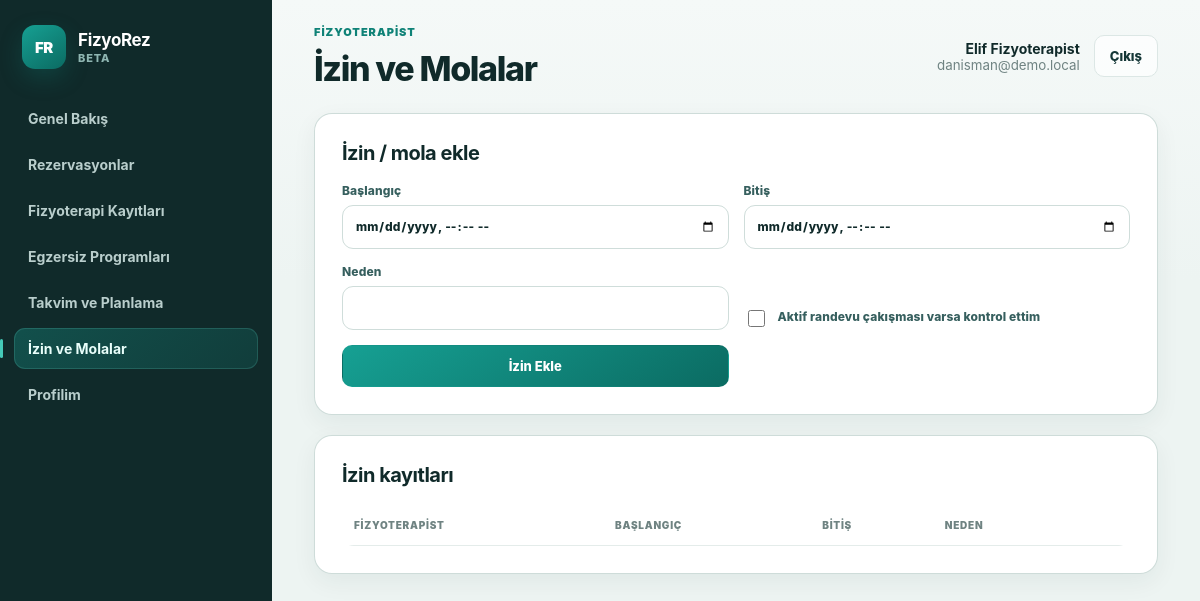
The page /admin/time-off (signed in) on the database its author committed.
### tables this page shows
CREATE TABLE IF NOT EXISTS users (
    id INT UNSIGNED AUTO_INCREMENT PRIMARY KEY,
    role ENUM('super_admin', 'admin', 'consultant', 'staff', 'customer') NOT NULL,
    name VARCHAR(160) NOT NULL,
    email VARCHAR(190) NOT NULL UNIQUE,
    phone VARCHAR(40) NULL,
    password_hash VARCHAR(255) NOT NULL,
    status ENUM('pending', 'active', 'suspended', 'passive') NOT NULL DEFAULT 'active',
    email_verified_at DATETIME NULL,
    privacy_consent_at DATETIME NULL,
    last_login_at DATETIME NULL,
    created_at DATETIME NOT NULL DEFAULT CURRENT_TIMESTAMP,
    updated_at DATETIME NULL ON UPDATE CURRENT_TIMESTAMP,
    INDEX idx_users_role (role),
    INDEX idx_users_status (status)
);

### admin/index.php (called while the page is built, shortened)
<?php
require dirname(__DIR__) . '/app/web.php';

### app/core.php (called while the page is built, shortened)
<?php
function config(string $key, mixed $default = null): mixed
{
    $value = $GLOBALS['config'] ?? [];
    foreach (explode('.', $key) as $segment) {
        $value = $value[$segment];
    }
    return $value;
}
function e(mixed $value): string
{
    return htmlspecialchars((string) $value, ENT_QUOTES, 'UTF-8');
}
function normalize_app_path(string $path): string
{
    $path = '/' . trim($path, '/');
    return $path === '//' ? '/' : $path;
}
function app_base_path(): string
{
    static $basePath = null;
    if ($basePath !== null) {
        return $basePath;
    }
    $scriptName = str_replace('\\', '/', (string) ($_SERVER['SCRIPT_NAME'] ?? ''));
    if (str_ends_with($scriptName, '/api/v1/index.php')) {
        $scriptDir = dirname(dirname(dirname($scriptName)));
    } elseif (str_ends_with($scriptName, '/admin/index.php')) {
        $scriptDir = dirname(dirname($scriptName));
    } elseif (str_ends_with($scriptName, '/index.php')) {
        $scriptDir = dirname($scriptName);
    } else {
        $scriptDir = '';
    }
    $scriptDir = trim(str_replace('\\', '/', $scriptDir), '/');
    return $basePath = $scriptDir === '' ? '' : '/' . $scriptDir;
}
function url_for(string $path = ''): string
{
    $base = app_base_path();
    $path = normalize_app_path($path);
    return $path === '/' ? ($base === '' ? '/' : $base . '/') : $base . $path;
}
function asset_url(string $path): string
{
    return url_for('/' . ltrim($path, '/'));
}
final class DB
{
    private static ?PDO $pdo = null;
    public static function pdo(): PDO
    {
        if (self::$pdo instanceof PDO) {
            return self::$pdo;
        }
        $db = config('db');
        $dsn = sprintf(
            'mysql:host=%s;dbname=%s;charset=%s',
            $db['host'] ?? 'localhost',
            $db['name'] ?? '',
            $db['charset'] ?? 'utf8mb4'
        );
        try {
            self::$pdo = new PDO($dsn, (string) ($db['user'] ?? ''), (string) ($db['pass'] ?? ''), [
                PDO::ATTR_ERRMODE => PDO::ERRMODE_EXCEPTION,
                PDO::ATTR_DEFAULT_FETCH_MODE => PDO::FETCH_ASSOC,
                PDO::ATTR_EMULATE_PREPARES => false,
            ]);
        } catch (PDOException $e) {
            throw new RuntimeException(friendly_error_message($e), 0, $e);
        }
        return self::$pdo;
    }
    public static function fetch(string $sql, array $params = []): ?array
    {
        $stmt = self::pdo()->prepare($sql);
        $stmt->execute($params);
        $row = $stmt->fetch();
        return $row ?: null;
    }
    public static function fetchAll(string $sql, array $params = []): array
    {
        $stmt = self::pdo()->prepare($sql);
        $stmt->execute($params);
        return $stmt->fetchAll();
    }
}
final class Auth
{
    public static function currentUser(): ?array
    {
        $user = DB::fetch('SELECT * FROM users WHERE id = ? AND status = "active"', [(int) $_SESSION['user_id']]);
        return $user ? self::sanitizeUser($user) : null;
    }
    public static function requireWeb(array $roles = []): array
    {
        $user = self::currentUser();
        return $user;
    }
    public static function sanitizeUser(array $user): array
    {
        unset($user['password_hash'], $user['token_hash']);
        return $user;
    }
}

### app/authorization.php (called while the page is built, shortened)
<?php
final class Authorization
{
    private static array $cache = [];
    public static function can(array $user, string $permission): bool
    {
        $role = (string) ($user['role'] ?? '');
        if (!array_key_exists($role, self::$cache)) {
            $rows = DB::fetchAll(
                'SELECT p.slug FROM permissions p
                 INNER JOIN role_permissions rp ON rp.permission_id = p.id
                 INNER JOIN roles r ON r.id = rp.role_id
                 WHERE r.slug = ?',
                [$role]
            );
            self::$cache[$role] = array_fill_keys(array_column($rows, 'slug'), true);
        }
        return isset(self::$cache[$role][$permission]);
    }
}
function can(array $user, string $permission): bool
{
    return Authorization::can($user, $permission);
}

### app/web.php (the view, shortened to what this page needs)
<?php
$path = current_path();
$flash = $_SESSION['flash'] ?? null;
try {
    $user = Auth::requireWeb();
    render_page($user, $path, $flash);
} catch (Throwable $e) {
    http_response_code(500);
    render_error($e);
}
function role_home(string $role): string
{
    return $role === 'customer' ? '/customer' : '/admin';
}
    ?>
    <?php
function render_page(array $user, string $path, ?array $flash): void
{
    $title = page_title($path);
    ?>
    <!doctype html><html lang="tr"><head><meta charset="utf-8"><meta name="viewport" content="width=device-width, initial-scale=1">
    <title><?= e($title) ?> · <?= e(config('app.name')) ?></title><link rel="stylesheet" href="<?= e(asset_url('assets/css/app.css')) ?>"></head><body>
    <div class="app-shell"><aside class="sidebar" id="sidebar"><a href="<?= e(url_for(role_home((string) $user['role']))) ?>" class="brand"><span class="brand-mark">FR</span><span><strong><?= e(config('app.name')) ?></strong><small>Beta</small></span></a><nav class="nav"><?= nav_links($user, $path) ?></nav></aside>
    <div class="main-shell"><header class="topbar"><button type="button" class="menu-button" data-menu aria-label="Menüyü aç">☰</button><div><p class="eyebrow"><?= e(role_label((string) $user['role'])) ?></p><h1><?= e($title) ?></h1></div><div class="user-box"><span><strong><?= e($user['name']) ?></strong><small><?= e($user['email']) ?></small></span><form method="post" action="<?= e(url_for('/logout')) ?>"><?= csrf_field() ?><button class="btn btn-ghost">Çıkış</button></form></div></header>
    <?php render_flash($flash); ?><main class="content"><?php render_route($user, $path); ?></main></div></div>
    <script src="<?= e(asset_url('assets/js/app.js')) ?>"></script></body></html>
    <?php
}
function page_title(string $path): string
{
    return [
        '/admin' => 'Genel Bakış', '/admin/users' => 'Personel Yönetimi', '/admin/customers' => 'Danışanlar', '/admin/roles' => 'Rol ve Yetkiler',
        '/admin/services' => 'Hizmetler', '/admin/packages' => 'Paket ve Haklar', '/admin/reservations' => 'Rezervasyonlar',
        '/admin/availability' => 'Takvim ve Planlama', '/admin/time-off' => 'İzin ve Molalar', '/admin/payments' => 'Ödemeler',
        '/admin/reports' => 'Raporlar', '/admin/settings' => 'Sistem Ayarları', '/admin/profile' => 'Profilim',
        '/admin/clinical' => 'Fizyoterapi Kayıtları', '/admin/exercises' => 'Egzersiz Programları',
        '/admin/audit' => 'İşlem Kayıtları',
        '/customer' => 'Ana Sayfa', '/customer/book' => 'Randevu Al', '/customer/reservations' => 'Randevularım',
        '/customer/packages' => 'Paketlerim', '/customer/payments' => 'Ödemelerim', '/customer/profile' => 'Profilim',
        '/customer/programs' => 'Egzersiz Programım',
    ][$path] ?? 'FizyoRez';
}
function role_label(string $role): string
{
    return ['super_admin' => 'Süper Yönetici', 'admin' => 'Yönetici', 'staff' => 'Resepsiyon / Personel', 'consultant' => 'Fizyoterapist', 'customer' => 'Danışan Portalı'][$role] ?? $role;
}
function nav_links(array $user, string $path): string
{
    if ($user['role'] === 'customer') {
        $links = ['/customer' => 'Ana Sayfa', '/customer/book' => 'Randevu Al', '/customer/reservations' => 'Randevularım', '/customer/packages' => 'Paketlerim', '/customer/programs' => 'Egzersiz Programım', '/customer/payments' => 'Ödemelerim', '/customer/profile' => 'Profilim'];
    } else {
        $links = ['/admin' => 'Genel Bakış'];
        if (can($user, 'reservations.view_all') || can($user, 'reservations.manage_own')) $links['/admin/reservations'] = 'Rezervasyonlar';
        if (can($user, 'clinical.view_all')) $links['/admin/clinical'] = 'Fizyoterapi Kayıtları';
        if (can($user, 'exercises.manage')) $links['/admin/exercises'] = 'Egzersiz Programları';
        if (can($user, 'schedules.manage_own') || can($user, 'schedules.view_all')) $links['/admin/availability'] = 'Takvim ve Planlama';
        if (can($user, 'time_off.manage_own') || can($user, 'time_off.manage_all')) $links['/admin/time-off'] = 'İzin ve Molalar';
        $links['/admin/profile'] = 'Profilim';
    }
    $html = '';
    foreach ($links as $href => $label) {
        $html .= '<a class="' . ($path === $href ? 'active' : '') . '" href="' . e(url_for($href)) . '">' . e($label) . '</a>';
    }
    return $html;
}
function render_route(array $user, string $path): void
{
    switch ($path) {
        case '/admin/time-off': render_time_off($user); break;
    }
}
        ?>
    <?php
function render_time_off(array $user): void
{
    $items = ScheduleService::timeOff($user); $manageAll = can($user, 'time_off.manage_all'); ?>
    <section class="panel"><h2>İzin / mola ekle</h2><form method="post" class="form-grid"><label>Başlangıç<input type="datetime-local" name="start_at" required></label><label>Bitiş<input type="datetime-local" name="end_at" required></label><label>Neden<input name="reason"></label><label class="check-label"><input type="checkbox" name="confirm_conflicts" value="1"><span>Aktif randevu çakışması varsa kontrol ettim</span></label><button class="btn btn-primary">İzin Ekle</button></form></section>
    <section class="panel"><h2>İzin kayıtları</h2><div class="table-wrap"><table><thead><tr><th>Fizyoterapist</th><th>Başlangıç</th><th>Bitiş</th><th>Neden</th><th></th></tr></thead></table></div></section><?php
}
        $walletTransactions = WalletService::transactions($user); ?>

### rows shown on the page
users: role "FIZYOTERAPIST", name "Elif Fizyoterapist", email "danisman@demo.local"

### other values the page prints
config('app.name') "FizyoRez"
$label "Genel Bakış"
$label "Rezervasyonlar"
$label "Fizyoterapi Kayıtları"
$label "Egzersiz Programları"
$label "Takvim ve Planlama"
$label "İzin ve Molalar"
$label "Profilim"
$title "İzin ve Molalar"
